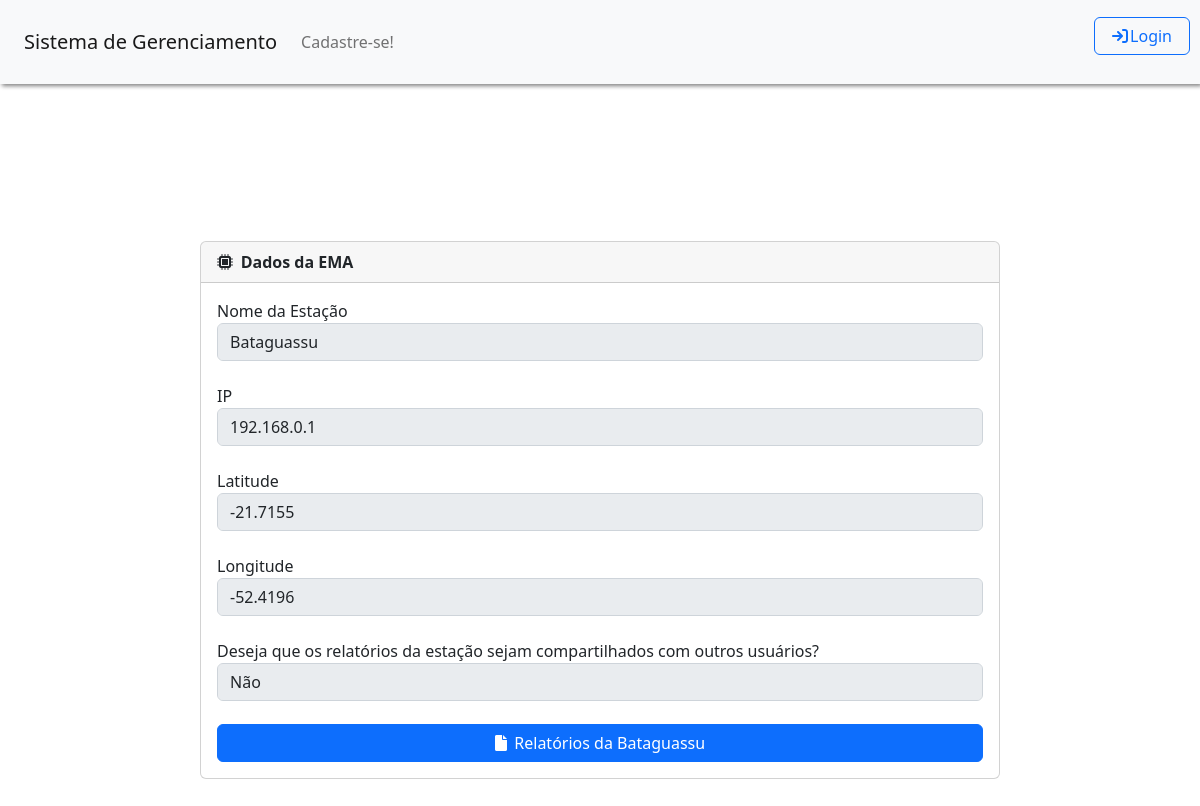
Page /Tela_Visualizar_EMA.php?idema=2 on the committed database.
### tables this page shows
CREATE TABLE IF NOT EXISTS emas (
  idema INT NOT NULL AUTO_INCREMENT,
  nome VARCHAR(45) NOT NULL,
  ip VARCHAR(45) NOT NULL,
  publica INT NOT NULL,
  latitude VARCHAR(45) NOT NULL,
  longitude VARCHAR(45) NOT NULL,
  usuarios_idusuario INT NOT NULL,
  ativa INT NOT NULL,
  topico_kafka VARCHAR (45) NOT NULL,
   
  status_ema VARCHAR (10) NULL,
  carga_bateria FLOAT NULL, 
  uptime VARCHAR(50) NULL,
  diagnosticos_nao_previstos JSON NULL,
  PRIMARY KEY (idema, usuarios_idusuario),
    FOREIGN KEY (usuarios_idusuario)
    REFERENCES usuarios (idusuario));

### controllers/controller_ema.php (called while the page is built, shortened)
<?php
function buscarEMAPorID($idema) {
    $conexao = conectarBanco();
    $idema = mysqli_real_escape_string($conexao, $idema);
    $query = "SELECT * FROM emas WHERE idema = '$idema'";
    $resultado = mysqli_query($conexao, $query);
    if ($resultado && mysqli_num_rows($resultado) > 0) {
        $ema = mysqli_fetch_assoc($resultado);
        return $ema;
    } else {
        return false;
    }
}
?>

### Tela_Visualizar_EMA.php (the view, shortened to what this page needs)
<!DOCTYPE html>
<?php
require '../portalEMA/functions/geral.php';
require '../portalEMA/controllers/controller_ema.php';
?>
<html>
    <head>
        <link rel="stylesheet" type="text/css" href="./css/style.css">
        <link rel="stylesheet" href="https://cdnjs.cloudflare.com/ajax/libs/font-awesome/6.0.0-beta3/css/all.min.css">
        <link rel="stylesheet" type="text/css" href="https://cdn.jsdelivr.net/npm/bootstrap@5.2.3/dist/css/bootstrap.min.css">
        <link rel="stylesheet" href="https://unpkg.com/leaflet@1.7.1/dist/leaflet.css" />
    </head>
    <body>
        <?php
        $emaId = $_GET['idema'];
        $ema = buscarEMAPorId($emaId);
        if (!$ema) {
            echo "Estação não encontrada.";
            exit;
        } else {
            echo '<div class= "col-8" style="margin-top: 20%; padding-bottom: 5%">';
            echo '<div class="card">';
            echo '<div class="card-header">';
            echo '<i style="padding-right: 1%;" class="fas fa-microchip"></i><b>Dados da EMA</b>';
            echo '</div>';
            echo '<div class="card-body">';
            echo '<form>';
            echo '<div class="form-row">';
            echo '<div class="form-group">';
            echo '<label>Nome da Estação</label>';
            echo '<input disabled="true" value="' . $ema['nome'] . '" name="nome" type="text" class="form-control" placeholder="Nome da Estação">';
            echo '<label>IP</label>';
            echo '<input disabled="true" value="' . $ema['ip'] . '" name="ip" type="text" class="form-control" placeholder="IP da Estação">         ';
            echo '<label>Latitude</label>';
            echo '<input disabled="true" value="' . $ema['latitude'] . '" name="latitude" type="text" class="form-control" placeholder="Latidude da posição da Estação">';
            echo '<label>Longitude</label>';
            echo '<input disabled="true" value="' . $ema['longitude'] . '" name="longitude" type="text" class="form-control" placeholder="Longitude da posição da Estação">';
            echo '<label>Deseja que os relatórios da estação sejam compartilhados com outros usuários?</label>';
            if($ema['publica'] == 1){
                echo '<input disabled="true" value="Sim" name="publica" type="text" class="form-control">';
            }else{
                echo '<input disabled="true" value="Não" name="publica" type="text" class="form-control">';
            }
            echo '</div>';
            echo '<a href="../portalEMA/Tela_Listar_Observacoes.php?idema='.$emaId.'" class="btn btn-primary" style="width: 100%;"><i style="padding-right: 1%;" class="fas fa-file"></i>Relatórios da '.$ema['nome'].'</a>';
            echo '<br>';
            echo '</div>';
            echo '</form>';
            echo '</div>';
            echo '</div>';
            echo '</div>';
        }
        ?>
    </body>
</html>

### css/style.css (style rules this page uses)
html, body { height: 100%; }
body { display: -ms-flexbox; display: -webkit-box; display: flex; -ms-flex-align: center; -ms-flex-pack: center; -webkit-box-align: center; align-items: center; -webkit-box-pack: center; justify-content: center; padding-top: 40px; padding-bottom: 40px; background-color: #f5f5f5; }

### Tela_Visualizar_EMA.php (style rules this page uses)
.card { margin-top: 5%; }
.form-control { margin-bottom: 3%; }

### rows in the picture
emas: nome "Bataguassu", ip "192.168.0.1", latitude "-21.7155", longitude "-52.4196"
